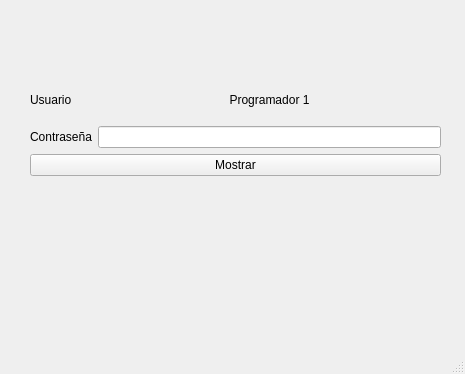
<?xml version="1.0" encoding="UTF-8"?>
<ui version="4.0">
 <class>MainWindow</class>
 <widget class="QMainWindow" name="MainWindow">
  <property name="geometry">
   <rect>
    <x>0</x>
    <y>0</y>
    <width>465</width>
    <height>374</height>
   </rect>
  </property>
  <property name="windowTitle">
   <string>MainWindow</string>
  </property>
  <widget class="QWidget" name="centralwidget">
   <widget class="QWidget" name="gridLayoutWidget">
    <property name="geometry">
     <rect>
      <x>30</x>
      <y>80</y>
      <width>411</width>
      <height>141</height>
     </rect>
    </property>
    <layout class="QGridLayout" name="gridLayout_2">
     <item row="1" column="0">
      <widget class="QLabel" name="lbl2">
       <property name="text">
        <string>Contraseña</string>
       </property>
      </widget>
     </item>
     <item row="2" column="0" colspan="2">
      <widget class="QPushButton" name="btnMostrar">
       <property name="text">
        <string>Mostrar</string>
       </property>
      </widget>
     </item>
     <item row="1" column="1">
      <widget class="QLineEdit" name="lne2">
       <property name="echoMode">
        <enum>QLineEdit::Password</enum>
       </property>
       <property name="readOnly">
        <bool>false</bool>
       </property>
      </widget>
     </item>
     <item row="3" column="0" colspan="2">
      <widget class="QLabel" name="lbl3">
       <property name="enabled">
        <bool>true</bool>
       </property>
       <property name="sizePolicy">
        <sizepolicy hsizetype="Expanding" vsizetype="Preferred">
         <horstretch>0</horstretch>
         <verstretch>0</verstretch>
        </sizepolicy>
       </property>
       <property name="text">
        <string/>
       </property>
       <property name="alignment">
        <set>Qt::AlignCenter</set>
       </property>
       <property name="wordWrap">
        <bool>true</bool>
       </property>
      </widget>
     </item>
     <item row="0" column="0">
      <widget class="QLabel" name="lbl1">
       <property name="text">
        <string>Usuario</string>
       </property>
      </widget>
     </item>
     <item row="0" column="1">
      <widget class="QLabel" name="lbl1_2">
       <property name="text">
        <string>Programador 1</string>
       </property>
       <property name="alignment">
        <set>Qt::AlignCenter</set>
       </property>
      </widget>
     </item>
    </layout>
   </widget>
  </widget>
  <widget class="QMenuBar" name="menubar">
   <property name="geometry">
    <rect>
     <x>0</x>
     <y>0</y>
     <width>465</width>
     <height>26</height>
    </rect>
   </property>
  </widget>
  <widget class="QStatusBar" name="statusbar"/>
 </widget>
 <resources/>
 <connections/>
</ui>
